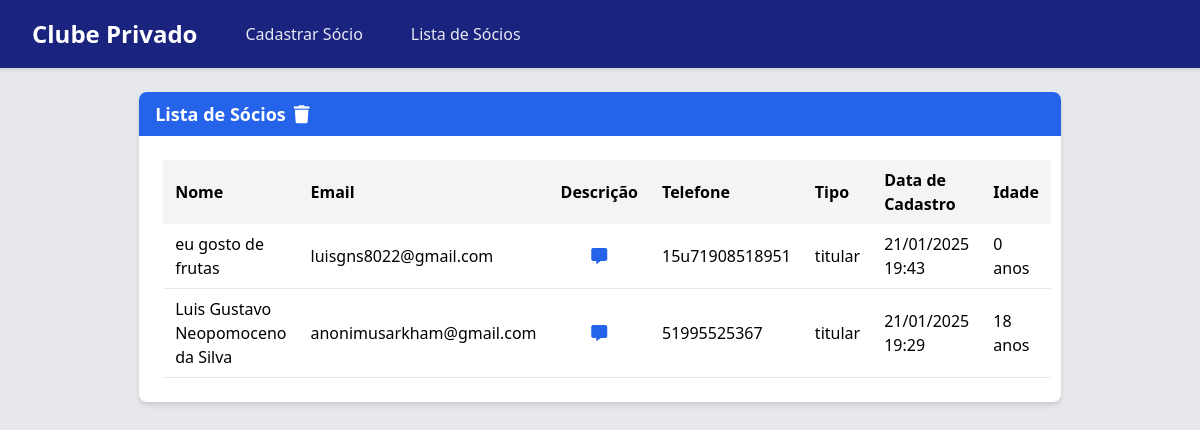
Before: /lista-socios/ with the older database file.
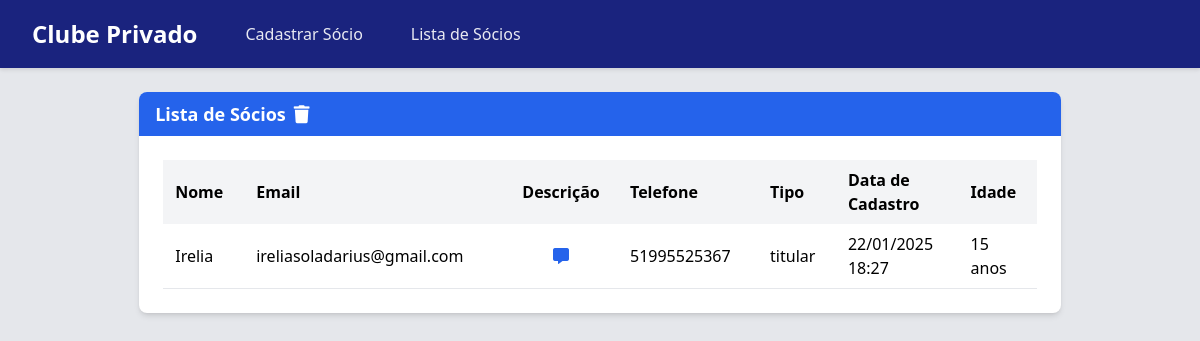
After: the same page with the newer database file.
### appvip/models.py (models this page shows, shortened)
class Socio(models.Model):
    TIPO_CHOICES = [
        ('titular', 'Titular'),
    ]
    nome_completo = models.CharField(max_length=200)
    cpf = models.CharField(max_length=14)
    email = models.EmailField()
    telefone = models.CharField(max_length=15)
    data_nascimento = models.DateField()
    tipo_socio = models.CharField(max_length=10, choices=TIPO_CHOICES)
    descricao = models.TextField()
    data_cadastro = models.DateTimeField(auto_now_add=True)
    @property
    def idade(self):
        hoje = date.today()
        idade = hoje.year - self.data_nascimento.year
        if hoje.month < self.data_nascimento.month or (hoje.month == self.data_nascimento.month and hoje.day < self.data_nascimento.day):
            idade -= 1
        return idade

### appvip/views.py (the view)
# urls.py: path('lista-socios/', views.lista_socios, name='lista_socios'),
def lista_socios(request):
    socios = Socio.objects.all().order_by('-data_cadastro')
    return render(request, 'appvip/lista_socios.html', {'socios': socios})

### appvip/templates/appvip/lista_socios.html (shortened to what this page needs)
{% load static %}
<!DOCTYPE html>
<html>
<head>
    <script src="https://cdn.tailwindcss.com"></script>
    <link rel="stylesheet" href="https://cdnjs.cloudflare.com/ajax/libs/font-awesome/5.15.3/css/all.min.css">
    <link rel="stylesheet" href="{% static 'css/style.css' %}">
</head>
<body class="bg-gray-200 min-h-screen flex flex-col">
    <header class="header">
        <div class="header-content">
            <a href="/" class="header-title">Clube Privado</a>
            <nav class="header-nav">
                <a href="{% url 'index' %}" class="nav-link">Cadastrar Sócio</a>
                <a href="{% url 'lista_socios' %}" class="nav-link">Lista de Sócios</a>
            </nav>
        </div>
    </header>
    <main class="flex-grow flex justify-center items-start p-6">
        <div class="w-4/5 bg-white shadow-md rounded-lg overflow-hidden">
            <div class="bg-blue-600 text-white text-lg px-4 py-2 font-semibold flex justify-between items-center">
                <div class="flex items-center space-x-2">
                    <span>Lista de Sócios</span>
                    <button id="deleteStartBtn" class="ml-2 text-white hover:text-gray-200 focus:outline-none">
                        <i class="fas fa-trash"></i>
                    </button>
                </div>
            </div>
            <div class="p-6">
                <form id="deleteForm" method="POST" action="{% url 'delete_socios' %}">
                    <table class="min-w-full">
                        <thead>
                            <tr class="bg-gray-100">
                                <th class="text-left py-2 px-3 w-10">Nome</th>
                                <th class="text-left py-2 px-3 w-10">Email</th>
                                <th class="text-center py-2 px-3 w-10">Descrição</th>
                                <th class="text-left py-2 px-3 w-10">Telefone</th>
                                <th class="text-left py-2 px-3 w-10">Tipo</th>
                                <th class="text-left py-2 px-3 w-10">Data de Cadastro</th>
                                <th class="text-left py-2 px-3 w-10">Idade</th>
                            </tr>
                        </thead>
                        <tbody>
                            {% for socio in socios %}
                            <tr class="border-b hover:bg-gray-50">
                                <td class="py-2 px-3 w-10">{{ socio.nome_completo }}</td>
                                <td class="py-2 px-3 w-10">{{ socio.email }}</td>
                                <td class="py-2 px-3 w-10 text-center">
                                    <button type="button" onclick="showMessage(event, '{{ socio.nome_completo }}', '{{ socio.descricao|escapejs }}')"
                                            class="text-blue-600 hover:text-blue-800 focus:outline-none">
                                        <i class="fas fa-comment-alt"></i>
                                    </button>
                                </td>
                                <td class="py-2 px-3 w-10">{{ socio.telefone }}</td>
                                <td class="py-2 px-3 w-10">{{ socio.tipo_socio }}</td>
                                <td class="py-2 px-3 w-10">{{ socio.data_cadastro|date:"d/m/Y H:i" }}</td>
                                <td class="py-2 px-3 w-10">{{ socio.idade }} anos</td>
                            </tr>
                            {% empty %}
                            <tr>
                                <td colspan="7" class="py-4 text-center text-gray-500">
                                    Nenhum sócio cadastrado ainda.
                                </td>
                            </tr>
                            {% endfor %}
                        </tbody>
                    </table>
                </form>
            </div>
        </div>
    </main>
</body>
</html>

### appvip/static/css/style.css (style rules this page uses)
.header { background-color: #1a237e; color: white; padding: 1rem; box-shadow: 0 2px 4px rgba(0, 0, 0, 0.1); width: 100%; position: relative; z-index: 10; }
.header-content { max-width: 1200px; margin: 0 auto; display: flex; align-items: center; padding: 0 1rem; }
.header-title { font-size: 1.5rem; font-weight: bold; color: white; text-decoration: none; margin-right: 3rem; }
.header-nav { display: flex; gap: 3rem; }
.nav-link { color: white; text-decoration: none; font-size: 1rem; opacity: 0.9; transition: opacity 0.2s; }

Changed rows visible on the page:
removed Socio: nome_completo "eu gosto de frutas", email "luisgns8022@gmail.com", telefone "15u71908518951", tipo_socio "titular", data_cadastro "21/01/2025 19:43", idade "0"
removed Socio: nome_completo "Luis Gustavo Neopomoceno da Silva", email "anonimusarkham@gmail.com", telefone "51995525367", tipo_socio "titular", data_cadastro "21/01/2025 19:29", idade "18"
added Socio: nome_completo "Irelia", email "ireliasoladarius@gmail.com", telefone "51995525367", tipo_socio "titular", data_cadastro "22/01/2025 18:27", idade "15"
